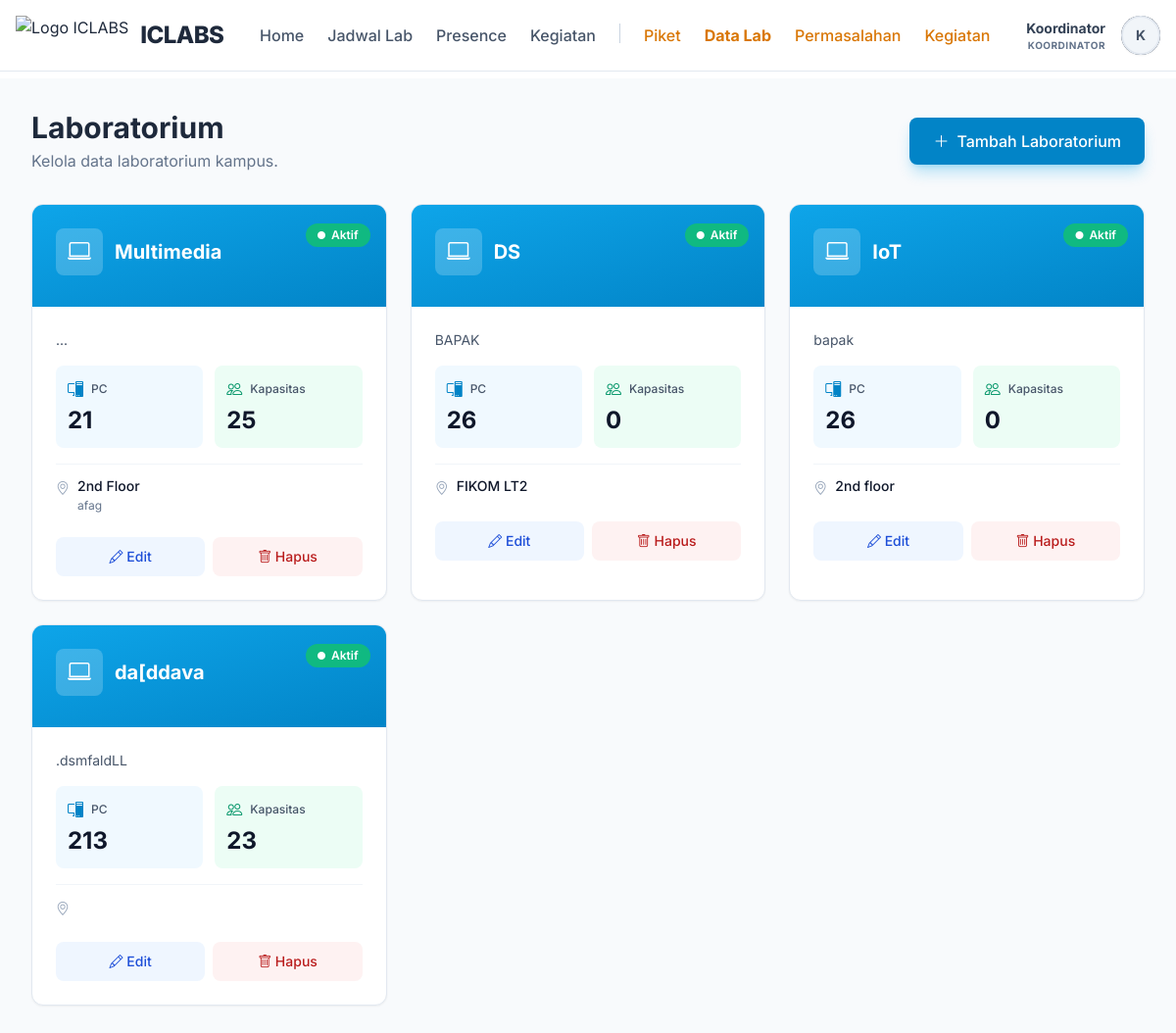
The page /public/koordinator/laboratories (signed in) on the database its author committed.
### tables this page shows
CREATE TABLE `laboratories` (
  `id` int(11) NOT NULL AUTO_INCREMENT,
  `lab_name` varchar(100) NOT NULL,
  `image` varchar(255) DEFAULT NULL,
  `description` text DEFAULT NULL,
  `pc_count` int(11) DEFAULT 0,
  `tv_count` int(11) DEFAULT 0,
  `capacity` int(11) DEFAULT 0,
  `status` enum('active','maintenance','inactive') DEFAULT 'active',
  `location` varchar(100) DEFAULT NULL,
  `building` varchar(50) DEFAULT NULL,
  `floor` varchar(10) DEFAULT NULL,
  `room_number` varchar(20) DEFAULT NULL,
  PRIMARY KEY (`id`)
);

### app/controllers/KoordinatorController.php (called while the page is built, shortened)
<?php
class KoordinatorController extends Controller
{
    public function listLaboratories()
    {
        $data = ['laboratories' => $this->model('LaboratoryModel')->getAllLaboratories()];
        $this->view('koordinator/laboratories/index', $data);
    }
}

### app/core/Router.php (called while the page is built, shortened)
<?php
class Router {
    private $routes = [];
    private $params = [];
    private function addRoute($method, $uri, $controller) {
        $this->routes[] = [
            'method' => $method,
            'uri' => $uri,
            'controller' => $controller
        ];
    }
    public function dispatch() {
        $requestMethod = $_SERVER['REQUEST_METHOD'];
        $requestUri = $this->getRequestUri();
        foreach ($this->routes as $route) {
            if ($route['method'] !== $requestMethod) {
                continue;
            }
            if ($this->matchRoute($route['uri'], $requestUri)) {
                return $this->callController($route['controller']);
            }
        }
    }
    private function getRequestUri() {
        $uri = $_GET['url'] ?? '/';
        $uri = '/' . trim($uri, '/');
        return $uri;
    }
    private function matchRoute($pattern, $uri) {
        $pattern = preg_replace('/\/:([^\/]+)/', '/(?P<$1>[^/]+)', $pattern);
        $pattern = '#^' . $pattern . '$#';
        if (preg_match($pattern, $uri, $matches)) {
            $this->params = array_filter($matches, 'is_string', ARRAY_FILTER_USE_KEY);
            return true;
        }
        return false;
    }
    private function callController($controllerString) {
        list($controllerName, $method) = explode('@', $controllerString);
        $controller = new $controllerName();
        call_user_func_array([$controller, $method], $this->params);
    }
}

### public/index.php (called while the page is built, shortened)
<?php
require_once APP_PATH . '/core/Router.php';
require_once APP_PATH . '/core/Model.php';
require_once APP_PATH . '/config/database.php';
require_once APP_PATH . '/helpers/functions.php';
$router = new Router();
$router->dispatch();

### app/helpers/functions.php (called while the page is built, shortened)
<?php
function url($path = '') {
    return BASE_URL . '/' . ltrim($path, '/');
}

### app/core/Model.php (called while the page is built, shortened)
<?php
class Model {
    protected $db;
    public function __construct() {
        $this->db = getDBConnection();
    }
    public function query($sql, $params = []) {
        $stmt = $this->db->prepare($sql);
        $stmt->execute($params);
        return $stmt->fetchAll();
    }
}

### app/config/database.php (called while the page is built, shortened)
<?php
function getDBConnection()
{
    static $pdo = null;
    if ($pdo === null) {
        try {
            $dsn = "mysql:host=" . DB_HOST . ";port=" . DB_PORT . ";dbname=" . DB_NAME . ";charset=" . DB_CHARSET;
            $options = [
                PDO::ATTR_ERRMODE            => PDO::ERRMODE_EXCEPTION,
                PDO::ATTR_DEFAULT_FETCH_MODE => PDO::FETCH_ASSOC,
                PDO::ATTR_EMULATE_PREPARES   => false,
            ];
            $pdo = new PDO($dsn, DB_USER, DB_PASS, $options);
        } catch (PDOException $e) {
            die("Database connection failed: " . $e->getMessage());
        }
    }
    return $pdo;
}

### app/models/LaboratoryModel.php (called while the page is built, shortened)
<?php
class LaboratoryModel extends Model
{
    public function getAllLaboratories()
    {
        $labs = $this->query("SELECT * FROM laboratories");
        return $labs;
    }
}

### app/views/koordinator/laboratories/index.php (the view, shortened to what this page needs)
<?php include APP_PATH . '/views/layouts/header.php'; ?>
<?php include APP_PATH . '/views/layouts/navbar.php'; ?>
<div class="bg-slate-50 min-h-screen py-8">
    <div class="max-w-7xl mx-auto px-4 sm:px-6 lg:px-8">
        <div class="flex flex-col md:flex-row justify-between items-center mb-8 gap-4">
            <div>
                <h1 class="text-3xl font-bold text-slate-800">Laboratorium</h1>
                <p class="text-slate-500 mt-1">Kelola data laboratorium kampus.</p>
            </div>
            <a href="<?= url('/koordinator/laboratories/create') ?>" class="inline-flex items-center gap-2 px-6 py-3 bg-sky-600 hover:bg-sky-700 text-white font-medium rounded-lg shadow-lg shadow-sky-500/30 transition-all">
                <i class="bi bi-plus-lg"></i>
                <span>Tambah Laboratorium</span>
            </a>
        </div>
        <?php if (empty($laboratories)): ?>
            <div class="bg-white rounded-xl shadow-sm border border-slate-200 p-12 text-center">
                <div class="w-20 h-20 bg-slate-50 rounded-full flex items-center justify-center mx-auto mb-4">
                    <i class="bi bi-building text-4xl text-slate-300"></i>
                </div>
                <h3 class="text-lg font-medium text-slate-900 mb-2">Belum ada data laboratorium</h3>
                <p class="text-slate-500 mb-6">Mulai dengan menambahkan laboratorium pertama Anda.</p>
                <a href="<?= url('/koordinator/laboratories/create') ?>" class="inline-flex items-center gap-2 px-6 py-3 bg-sky-600 hover:bg-sky-700 text-white font-medium rounded-lg transition-colors">
                    <i class="bi bi-plus-lg"></i>
                    Tambah Laboratorium
                </a>
            </div>
        <?php else: ?>
            <div class="grid grid-cols-1 md:grid-cols-2 lg:grid-cols-3 gap-6">
                <?php foreach ($laboratories as $lab): ?>
                    <div class="bg-white rounded-xl shadow-sm border border-slate-200 overflow-hidden hover:shadow-lg transition-shadow group">
                        <div class="bg-gradient-to-br from-sky-500 to-sky-600 p-6 text-white relative">
                            <div class="absolute top-4 right-4">
                                <?php
                                $statusColors = [
                                    'active' => 'bg-emerald-500',
                                    'maintenance' => 'bg-amber-500',
                                    'inactive' => 'bg-red-500'
                                ];
                                $statusLabels = [
                                    'active' => 'Aktif',
                                    'maintenance' => 'Maintenance',
                                    'inactive' => 'Tidak Aktif'
                                ];
                                $status = $lab['status'] ?? 'active';
                                $statusColor = $statusColors[$status] ?? 'bg-slate-500';
                                $statusLabel = $statusLabels[$status] ?? ucfirst($status);
                                ?>
                                <span class="inline-flex items-center gap-1.5 px-3 py-1 rounded-full text-xs font-semibold <?= $statusColor ?> text-white">
                                    <i class="bi bi-circle-fill text-[8px]"></i>
                                    <?= $statusLabel ?>
                                </span>
                            </div>
                            <div class="flex items-center gap-3 mb-2">
                                <div class="w-12 h-12 bg-white/20 rounded-lg flex items-center justify-center">
                                    <i class="bi bi-laptop text-2xl text-white"></i>
                                </div>
                                <div>
                                    <h3 class="text-xl font-bold"><?= htmlspecialchars($lab['lab_name']) ?></h3>
                                </div>
                            </div>
                        </div>
                        <div class="p-6 space-y-4">
                            <?php if (!empty($lab['description'])): ?>
                                <p class="text-sm text-slate-600 line-clamp-2">
                                    <?= htmlspecialchars($lab['description']) ?>
                                </p>
                            <?php endif; ?>
                            <div class="grid grid-cols-2 gap-3">
                                <div class="bg-sky-50 rounded-lg p-3">
                                    <div class="flex items-center gap-2 mb-1">
                                        <i class="bi bi-pc-display text-sky-600"></i>
                                        <span class="text-xs font-medium text-slate-600">PC</span>
                                    </div>
                                    <div class="text-2xl font-bold text-slate-900"><?= $lab['pc_count'] ?? 0 ?></div>
                                </div>
                                <div class="bg-emerald-50 rounded-lg p-3">
                                    <div class="flex items-center gap-2 mb-1">
                                        <i class="bi bi-people text-emerald-600"></i>
                                        <span class="text-xs font-medium text-slate-600">Kapasitas</span>
                                    </div>
                                    <div class="text-2xl font-bold text-slate-900"><?= $lab['capacity'] ?? 0 ?></div>
                                </div>
                            </div>
                            <div class="space-y-2 pt-3 border-t border-slate-100">
                                <div class="flex items-start gap-2 text-sm">
                                    <i class="bi bi-geo-alt text-slate-400 mt-0.5"></i>
                                    <div class="flex-1">
                                        <div class="font-medium text-slate-900"><?= htmlspecialchars($lab['location'] ?? 'Lokasi belum diset') ?></div>
                                        <?php if (!empty($lab['building']) || !empty($lab['floor']) || !empty($lab['room_number'])): ?>
                                            <div class="text-xs text-slate-500 mt-0.5">
                                                <?php
                                                $locationParts = [];
                                                if (!empty($lab['building'])) $locationParts[] = $lab['building'];
                                                echo htmlspecialchars(implode(' · ', $locationParts));
                                                ?>
                                            </div>
                                        <?php endif; ?>
                                    </div>
                                </div>
                            </div>
                        </div>
                        <div class="px-6 pb-6 flex gap-2">
                            <a href="<?= url('/koordinator/laboratories/' . $lab['id'] . '/edit') ?>" class="flex-1 px-4 py-2.5 bg-blue-50 hover:bg-blue-100 text-blue-700 font-medium rounded-lg transition-colors text-center text-sm">
                                <i class="bi bi-pencil"></i> Edit
                            </a>
                            <button type="button" onclick="confirmDeleteLab(<?= $lab['id'] ?>, '<?= htmlspecialchars($lab['lab_name'], ENT_QUOTES) ?>'); return false;" class="flex-1 px-4 py-2.5 bg-red-50 hover:bg-red-100 text-red-700 font-medium rounded-lg transition-colors text-sm">
                                <i class="bi bi-trash"></i> Hapus
                            </button>
                        </div>
                    </div>
                <?php endforeach; ?>
            </div>
        <?php endif; ?>
    </div>
</div>

### public/assets/css/style.css (style rules this page uses)
:root { --primary-color: #2563eb; --secondary-color: #475569; --success-color: #10b981; --danger-color: #ef4444; --warning-color: #f59e0b; --light-bg: #f8fafc; --dark-text: #1e293b; --border-color: #e2e8f0; }
* { margin: 0; padding: 0; box-sizing: border-box; }
body { font-family: 'Segoe UI', Tahoma, Geneva, Verdana, sans-serif; background-color: var(--light-bg); color: var(--dark-text); line-height: 1.6; }
.text-center { text-align: center; }

### app/views/layouts/header.php (style rules this page uses)
body { font-family: 'Inter', sans-serif; }

### rows shown on the page
laboratories: status "Aktif", lab_name "Multimedia", description "...", pc_count "21", capacity "25", location "2nd Floor", locationParts "afag"
laboratories: status "Aktif", lab_name "DS", description "BAPAK", pc_count "26", capacity "0", location "FIKOM LT2"
laboratories: status "Aktif", lab_name "IoT", description "bapak", pc_count "26", capacity "0", location "2nd floor"
laboratories: status "Aktif", lab_name "da[ddava", description ".dsmfaldLL", pc_count "213", capacity "23"

### other values the page prints
explode(' ', $_SESSION['user_name'])[0] "Koordinator"
getUserRole() "KOORDINATOR"
substr($_SESSION['user_name'] ?? 'U', 0, 1) "K"
